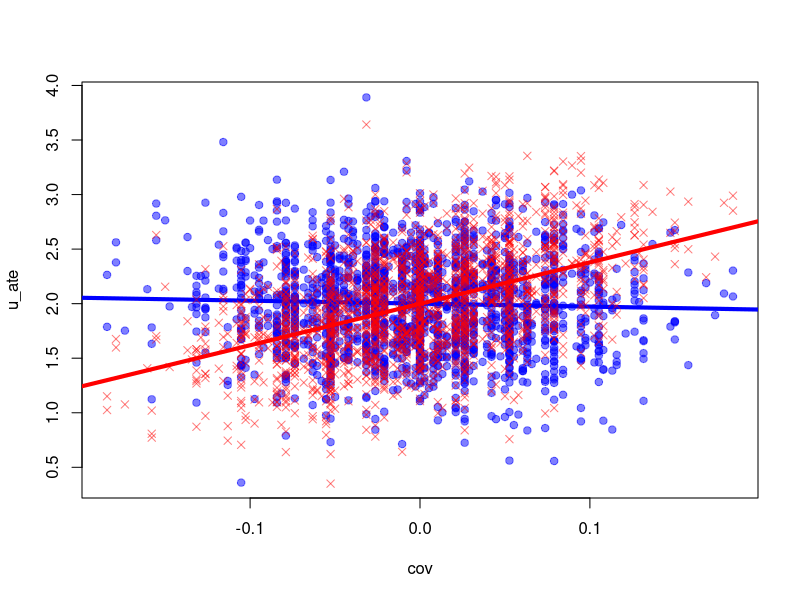

Write the R code that produced this figure.
## ---- chunk 1
library(data.table)
library(magrittr)
## ---- chunk 2
make_good_data <- function(n=400) { 
  ## this is a function that will create a dataset of size n, 
  ## non-randomly assign individuals to treatment and control. 
  
  require(data.table) 
  
  ## assign two quantities that are not related to one another
  ##  - Z is your treatment assignment 
  ##  - X is a covaraite 
  dt <- data.table(id = 1:n)
  dt[ , ':='(
    Z = sample(x = 0:1, size = .N, replace = TRUE),
    X = sample(x = 0:1, size = .N, replace = TRUE)
  )]
  
  dt[ , Y0 := 10 + X + runif(.N, min = 0, max = 2)]
  dt[ , Y1 := Y0 + rnorm(n = .N, mean = 2, sd = 1)]
  
  dt[ , Y := ifelse(Z==1, Y1, Y0)]
  
  return(dt[ , .(Z, X, Y)])
  }
## ---- chunk 3
d <- make_good_data(n=400)
head(d)
## ---- chunk 4
analysis_function <- function(data) { 
  ## This analysis function takes only a dataset
  ## since the analysis that we perform is going to 
  ## always be the same for this toy example. 
  
  res_list <- data.table(
    'cov'   = 0L, 
    'b_ate' = 0L, 
    'u_ate' = 0L
  )
  
  res_list$cov   <- data[ , cov(X, Z)]
  res_list$b_ate <- data[ , lm(Y ~ Z)$coefficients[2]]
  res_list$u_ate <- data[ , lm(Y ~ Z + X)$coefficients[2]]
  
  return(res_list)
  } 
## ---- chunk 5
make_good_data(n=10) %>% 
  analysis_function
## ---- chunk 6
analysis_pipeline <- function(n=10) { 
  make_good_data(n=n) %>% 
  analysis_function
}

analysis_pipeline(n=10)
## ---- chunk 7
analysis_pipeline(n=10)
analysis_pipeline(n=10)
analysis_pipeline(n=10)
## ---- chunk 8
cat <- function(string) { 
  cat(string)
  }
cat_dog_number <- list(cat, 'dog', 2)

cat_dog_number
## ---- chunk 9
NSIMS=2000
results_list <- vector('list', length = NSIMS)

for(sim in 1:NSIMS) { 
  ## note that we index lists in double brackets [[]] rather
  ## than single brackets. Sorry. This is a consequence 
  ## of the very-very-very flexible nature of lists. 
  ## https://stackoverflow.com/a/1169530/2040681
  results_list[[sim]] <- analysis_pipeline(n=20)
  }

results_list <- rbindlist(results_list)
## ---- chunk 10
results_list %>% 
  .[ , plot(x = cov, y = u_ate, 
            col = rgb(0,0,1,0.5), pch = 19)]
results_list %>% 
  lm(u_ate ~ cov, data = .) %>% 
  abline(., col = 'blue', lwd = 4)

results_list %>% 
  .[ , points(x = cov, y = b_ate,
              col = rgb(1,0,0,0.5), pch = 4)]
results_list %>% 
  lm(b_ate ~ cov, data = .) %>% 
  abline(., col = 'red', lwd = 4)
